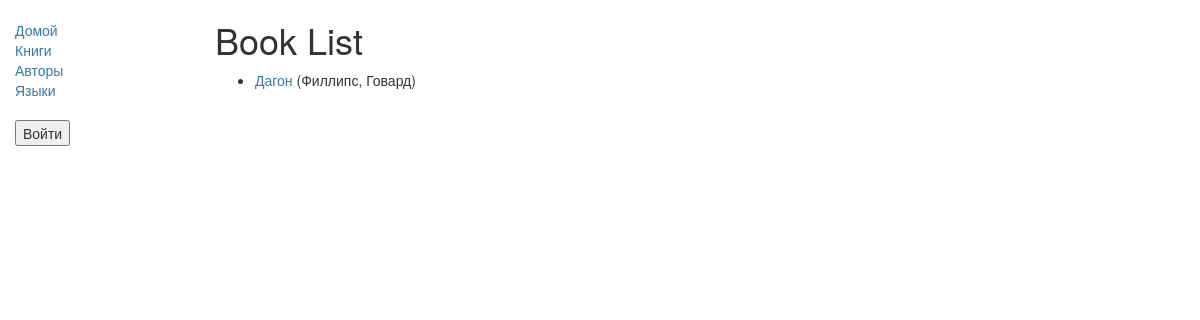
Before: /catalog/books/ with the older database file.
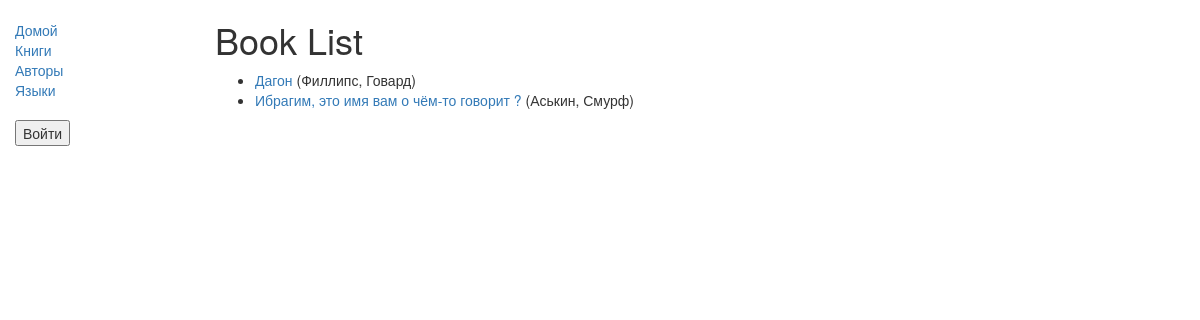
After: the same page with the newer database file.
### catalog/models.py (models this page shows, shortened)
class Book(models.Model):
    title = models.CharField(max_length=200)
    author = models.ForeignKey('Author', on_delete=models.SET_NULL, null=True)
    """
    # Используется внешний ключ(ForeignKey), потому что у книги может быть только один автор, но у авторов может быть несколько книг
    # Автор в виде строки, а не объекта, поскольку он еще не был объявлен в файле.
    """
    summary = models.TextField(max_length=1000, help_text="Enter a brief description of the book")
    isbn = models.CharField('ISBN',max_length=13, help_text='13 Character <a href="https://www.isbn-international.org/content/what-isbn">ISBN number</a>')
    genre = models.ManyToManyField(Genre, help_text="Select a genre for this book")
    """
    # ManyToManyField(многие ко многим) используется потому, что жанр может содержать много книг. Книги могут охватывать много жанров.
    # Класс жанра уже определен, поэтому мы можем указать объект, указанный выше.
    """
    def get_absolute_url(self):
        return reverse('book-detail', args=[str(self.id)])
    def display_genre(self):
        """
        Creates a string for the Genre. This is required to display genre in Admin.
        """
        return ', '.join([genre.name for genre in self.genre.all()[:3]])
    display_genre.short_description = 'Genre'

class Author(models.Model):
    first_name = models.CharField(max_length=100)
    last_name = models.CharField(max_length=100)
    date_of_birth = models.DateField(null=True, blank=True)
    date_of_death = models.DateField('Died', null=True, blank=True)
    def __str__(self):
        return '%s, %s' % (self.last_name, self.first_name)

### catalog/views.py (the view)
# urls.py: path('books/', views.BookListView.as_view(), name='books'),
class BookListView(generic.ListView):
    model = Book

### catalog/templates/catalog/book_list.html
{% extends "base_generic.html" %}
{% block content %}
    <h1>Book List</h1>
    {% if book_list %}
    <ul>
      {% for book in book_list %}
      <li>
        <a href="{{ book.get_absolute_url }}">{{ book.title }}</a> ({{book.author}})
      </li>
      {% endfor %}
    </ul>
    {% else %}
      <p>В библиотеке книг нет.</p>
    {% endif %}
{% endblock %}

Changed rows visible on the page:
added Book: title "Ибрагим, это имя вам о чём-то говорит ?", author "Аськин, Смурф"
